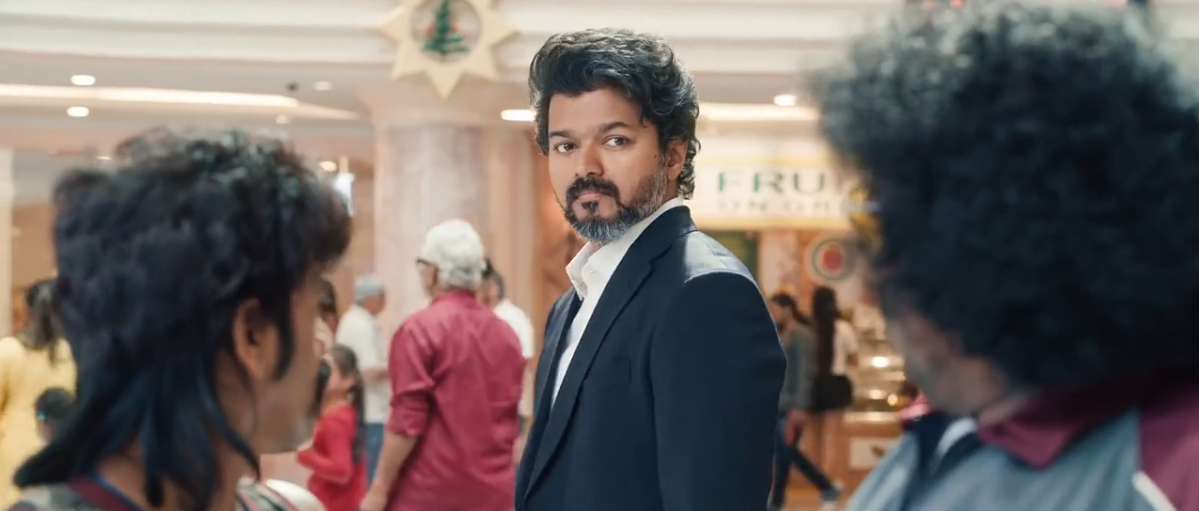
#> input picture thalapathy_beast.png, 1199 x 511 px
$ jupyter execute image_upscaling_using_OpenCV.ipynb
#> lines starting #> are read from the running program, lines starting #| are printed output that depends on the picture
# Image Upscaling Using OpenCV

### Using the INTER_CUBIC Interpolation Function in OpenCV

[cell 1]
import cv2 as cv
import matplotlib.pyplot as plt

[cell 2]
# reading the image and displaying the image
# reading the image
img_input = cv.imread("thalapathy_beast.png")
#> img_input is the input picture: shape (511, 1199, 3); mean B, G, R 97, 100.1, 110.7
# converting the color from BGR to RGB
img_input = cv.cvtColor(img_input, cv.COLOR_BGR2RGB)
print (img_input.shape)
#| (511, 1199, 3)
plt.imshow(img_input)
plt.axis("off")
plt.show()

[cell 3]
# image resizing
resized_img = cv.resize(img_input, (1920, 1080), interpolation = cv.INTER_CUBIC)
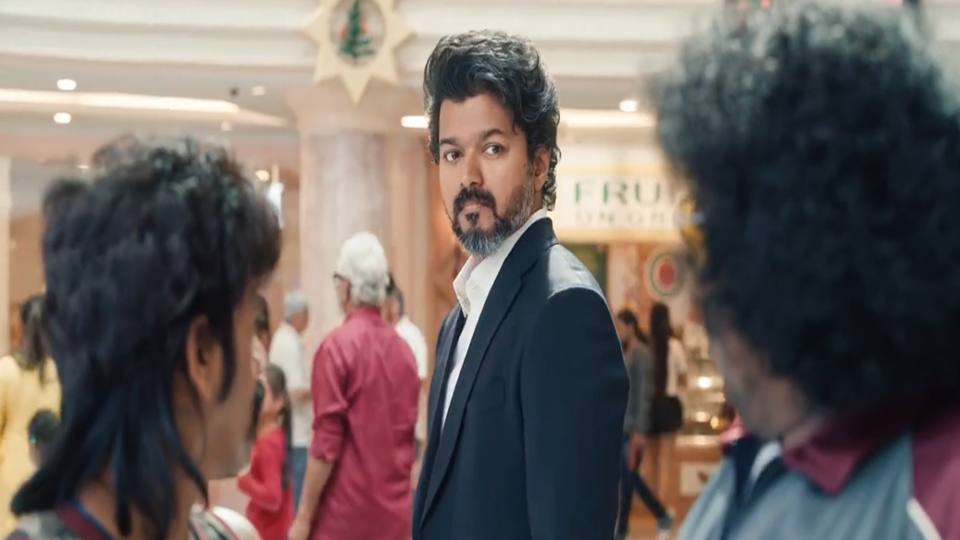
#> resized_img: shape (1080, 1920, 3) (shown at 1/2 size); mean R, G, B 110.7, 100.1, 97
# getting the size of the resized image
print (resized_img.shape)
#| (1080, 1920, 3)
